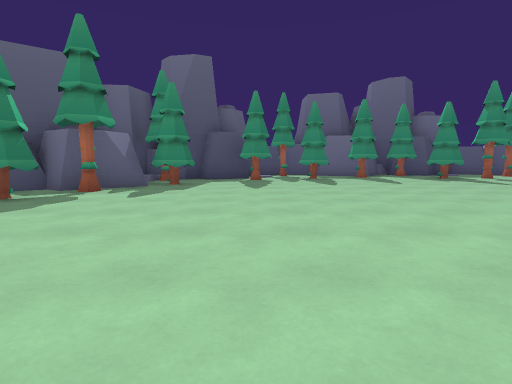
View 1 (above)

16 first-person views from a walk through a Godot game level. The camera is 1.2 m above the floor, tilts 6° down and sees 80° across. The floor is counted in squares, 2 m on a side. Each view is taken from the middle of a square. On the plan, view 1 faces up. The plan holds only what a view shows up to about 9 squares ahead; the rest is blank. The place goes on beyond the plan. Some surface patterns are stand-ins.

View 2
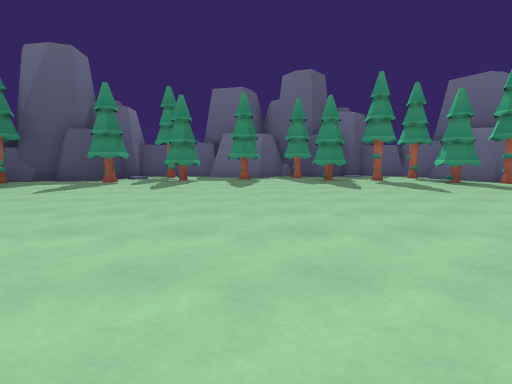

View 3
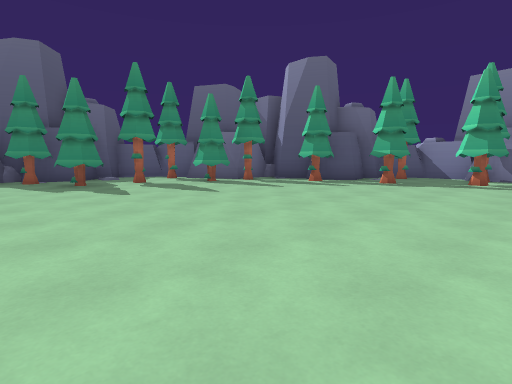

View 4
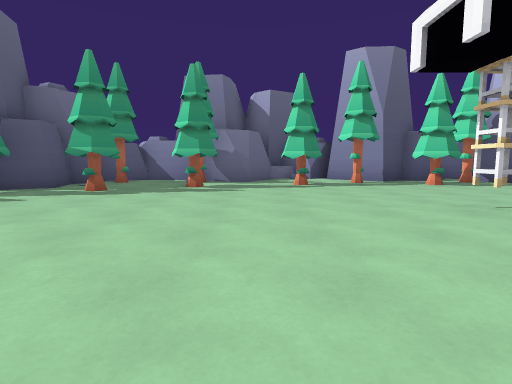

View 5
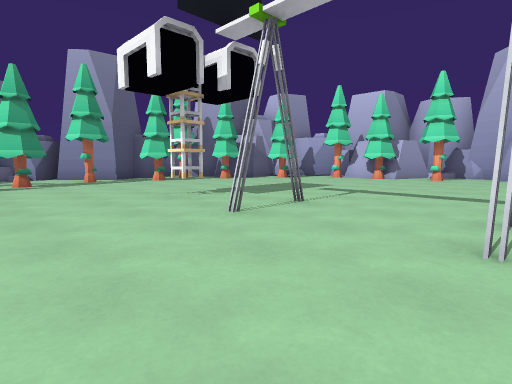

View 6
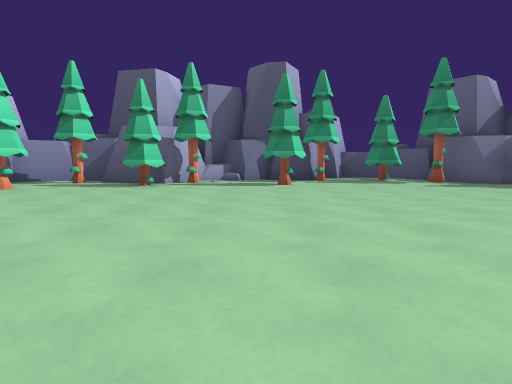

View 7
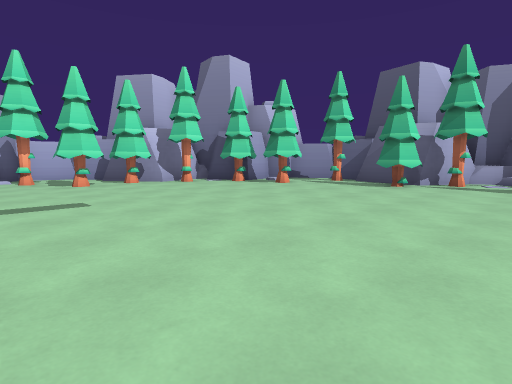

View 8
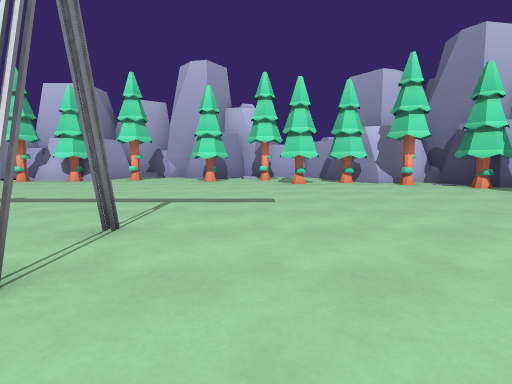

View 9
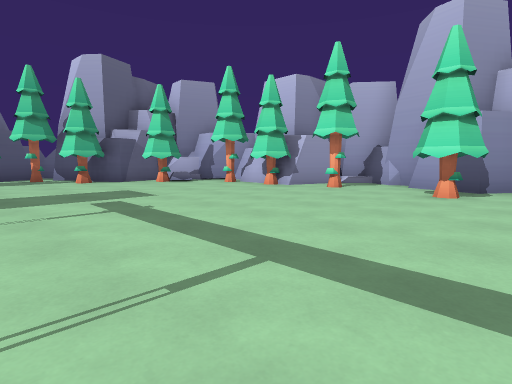

View 10
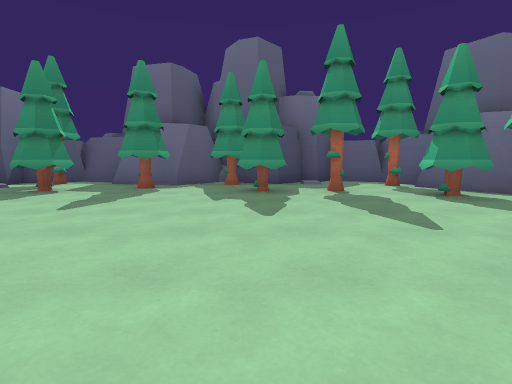

View 11
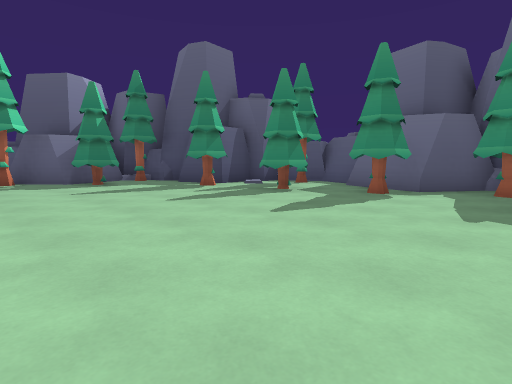

View 12
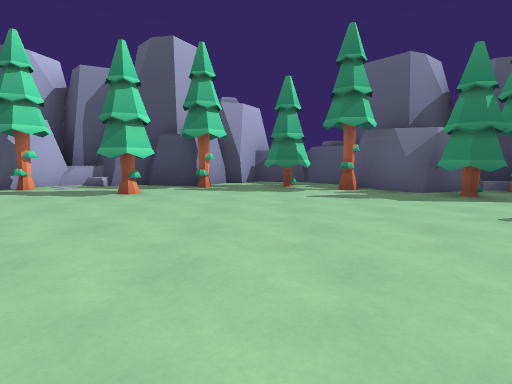

View 13
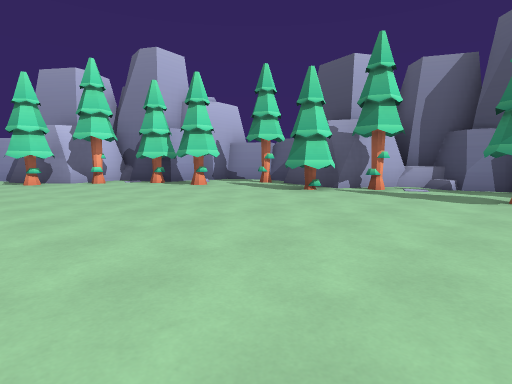

View 14
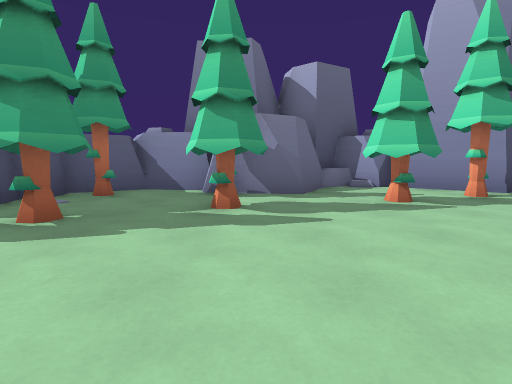

View 15
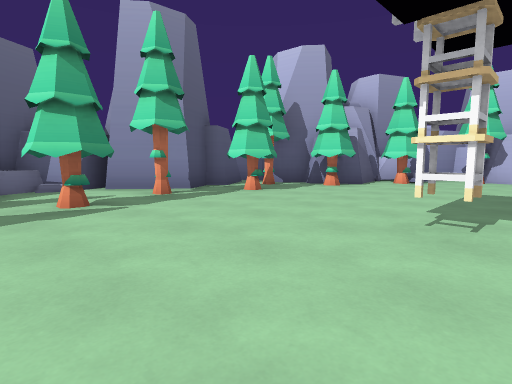

View 16
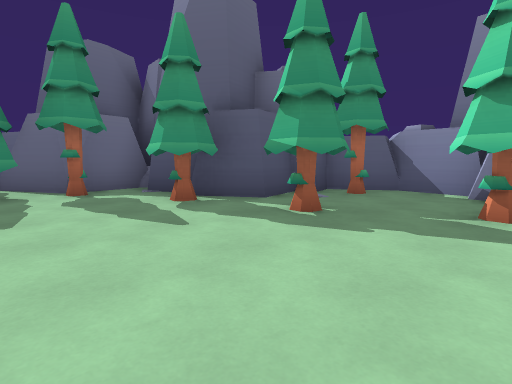

### Floor plan
Key: @ floor where view 1 was taken; # wall or solid block; . floor; / step, stairs or slope; = window, fence, low wall or low ledge; ^ raised ledge; T tree.
Columns run from 6 left of view 1 to 17 right of it. Each row starts with its distance up from view 1.
 13       ###########
 12       #T.##T##..#
 11      ##...TTT..T###
 10   ####T.T.T.T.TT###
  9   #T..T........T.T#
  8   ##T.............#
  7  ###T............T####
  6 ###T................T##
  5 #.T...............T...#
  4 #..................TT##
  3 ##T................T.##
  2  #.TT................##
  1  #.................TT.^#
  0  ##...@...............#
 -1  ##TT...........#...T##
 -2   ##T..............TT#
 -3   #................TT#
 -4   #T.T.............TT#
 -5   #=/T.............###
 -6   ###TT...........T#
 -7     ####TT.......TT#
 -8       ###TTT..TT#.##
 -9        ##  ##..####
-10        #  ######

Positions as (right, up) in squares from view 1, and headings:
1: (0, 0), facing up
2: (4, 1), facing up
3: (4, 2), facing up-right
4: (6, 2), facing right
5: (5, 2), facing down-right
6: (5, 1), facing left
7: (5, 1), facing down-left
8: (4, 1), facing down
9: (4, -2), facing down-right
10: (6, 4), facing up
11: (6, 5), facing up-left
12: (3, 4), facing left
13: (3, 2), facing down-left
14: (9, 3), facing right
15: (9, 2), facing down-right
16: (9, 3), facing up-right
